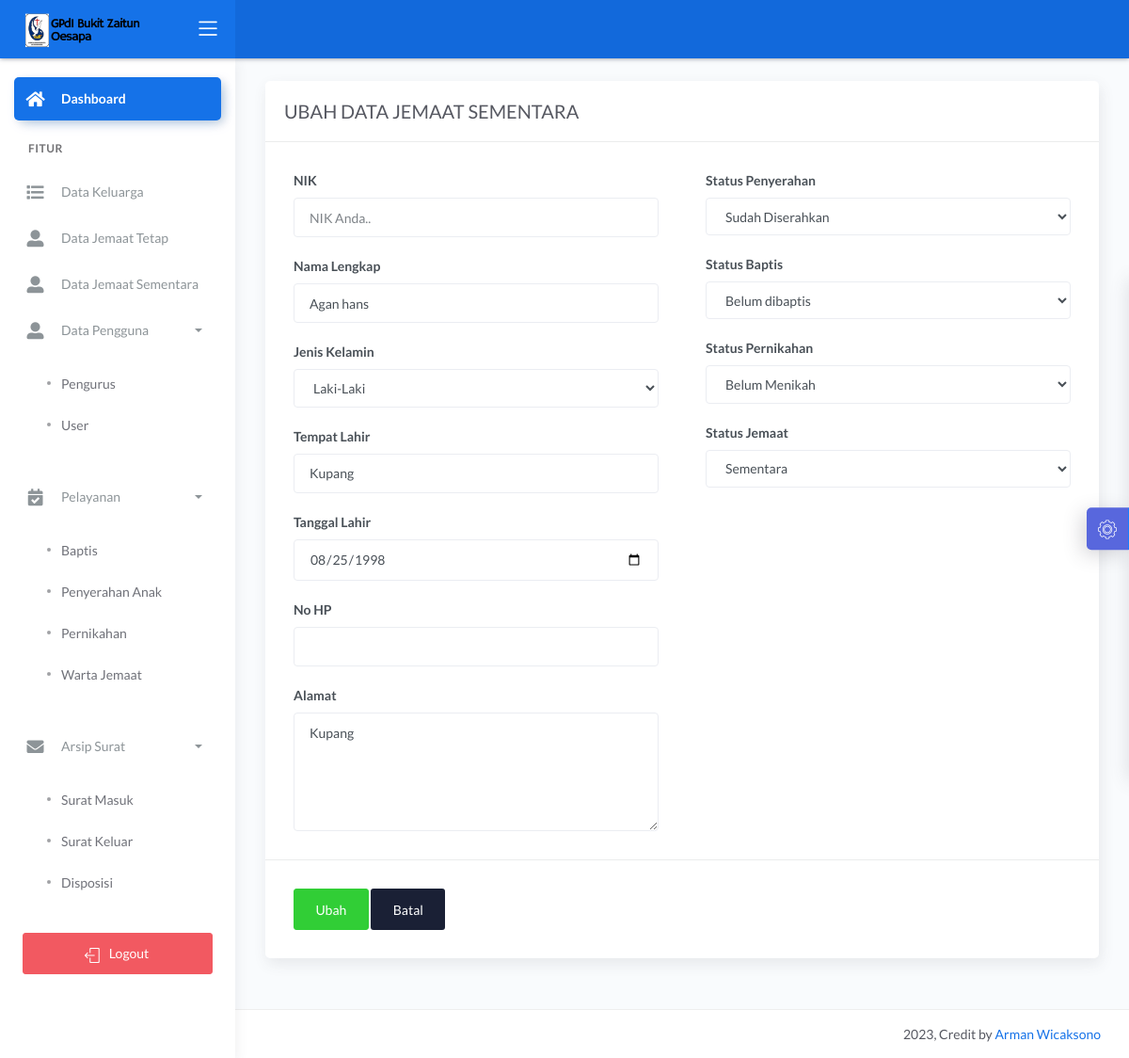
Page /dashboard/main2.php?halaman=ubah_jemaat_sementara&id_jemaat=387 (signed in) on the committed database.
### tables this page shows
CREATE TABLE `jemaat` (
  `id_jemaat` int(11) NOT NULL,
  `nik` varchar(16) DEFAULT NULL,
  `nama` varchar(50) NOT NULL,
  `tempat_lahir` varchar(20) NOT NULL,
  `tanggal_lahir` date NOT NULL,
  `no_hp` varchar(12) NOT NULL,
  `jenis_kelamin` enum('Laki-laki','Perempuan') NOT NULL,
  `alamat` text NOT NULL,
  `status_j` int(11) NOT NULL,
  `ket` varchar(10) NOT NULL,
  `username` varchar(20) NOT NULL,
  `password` varchar(20) NOT NULL,
  `baptis` int(11) NOT NULL,
  `penyerahan` int(11) NOT NULL,
  `pernikahan` int(11) NOT NULL
);

### dashboard/ubah_jemaat_sementara.php (the view, shortened to what this page needs)
<?php
if (isset($_GET['id_jemaat'])) {
	$id_jemaat = $_GET['id_jemaat'];
	$tampil_nik = "SELECT * FROM jemaat WHERE id_jemaat=$id_jemaat";
	$query = mysqli_query($konek, $tampil_nik);
	$data = mysqli_fetch_array($query, MYSQLI_BOTH);
	$nik = $data['nik'];
	$nama = $data['nama'];
	$tempat = $data['tempat_lahir'];
	$tanggal = $data['tanggal_lahir'];
	$jekel = $data['jenis_kelamin'];
    $alamat =$data['alamat'];
    $no_hp =$data['no_hp'];
    $ket =$data['ket'];
    $penyerahan =$data['penyerahan'];
    $baptis =$data['baptis'];
    $pernikahan =$data['pernikahan'];
}
?>
<link href="css/sweetalert.css" rel="stylesheet" type="text/css">
<div class="page-inner">
	<div class="row">
		<div class="col-md-12">
			<form method="POST">
				<div class="card">
					<div class="card-header">
						<div class="card-title">UBAH DATA JEMAAT SEMENTARA</div>
					</div>
					<div class="card-body">
						<div class="row">
							<div class="col-md-6 col-lg-6">
								<div class="form-group">
									<label>NIK</label>
									<input  type="number" name="nik" class="form-control" placeholder="NIK Anda.." value="<?= $nik; ?>">
								</div>
								<div class="form-group">
									<label>Nama Lengkap</label>
									<input type="text" name="nama" class="form-control" placeholder="Nama Lengkap Anda.." value="<?= $nama; ?>">
								</div>
								<div class="form-group">
									<label>Jenis Kelamin</label>
									<select name="jekel" class="form-control">
										<option value="Laki-Laki" <?php if ($jekel == "Laki-laki") echo 'selected' ?>>Laki-Laki</option>
									</select>
								</div>
								<div class="form-group">
									<label>Tempat Lahir</label>
									<input type="text" name="tempat" class="form-control" value="<?= $tempat; ?>">
								</div>
								<div class="form-group">
									<label>Tanggal Lahir</label>
									<input type="date" name="tgl" class="form-control" value="<?= $tanggal; ?>">
								</div>
								<div class="form-group">
									<label for="comment">No HP</label>
									<input type="text" name="no_hp" class="form-control" value="<?= $no_hp; ?>">
								</div>
								<div class="form-group">
									<label for="comment">Alamat</label>
									<textarea class="form-control" name="alamat" rows="5"><?= $alamat ?></textarea>
								</div>
							</div>
							<div class="col-md-6 col-lg-6">
								<div class="form-group">
									<label>Status Penyerahan</label>
									<select name="penyerahan" class="form-control">
										<option value="1"<?php if ($penyerahan == 1) echo 'selected' ?>>Sudah Diserahkan</option>
									</select>
								</div>
								<div class="form-group">
									<label>Status Baptis</label>
									<select name="baptis" class="form-control">
										<option value="0"<?php if ($baptis == 0) echo 'selected' ?>>Belum dibaptis</option>
									</select>
								</div>
								<div class="form-group">
									<label>Status Pernikahan</label>
									<select name="pernikahan" class="form-control">
										<option value="0"<?php if ($pernikahan == 0) echo 'selected' ?>>Belum Menikah</option>
									</select>
								</div>
								<div class="form-group">
									<label>Status Jemaat</label>
									<select name="ket" class="form-control">
										<option value="0" <?php if ($ket == 0) echo 'selected' ?>>Sementara</option>
									</select>
								</div>
							</div>
						</div>
					</div>
					<div class="card-action">
						<button name="ubah" class="btn btn-success">Ubah</button>
						<a href="?halaman=beranda" class="btn btn-default">Batal</a>
					</div>
				</div>
		</div>
	</div>
</div>

### rows in the picture
jemaat: nama "Agan hans", jekel "Laki-Laki", tempat "Kupang", tgl "08/25/1998", alamat "Kupang", penyerahan "Sudah Diserahkan", baptis "Belum dibaptis", pernikahan "Belum Menikah", ket "Sementara"
